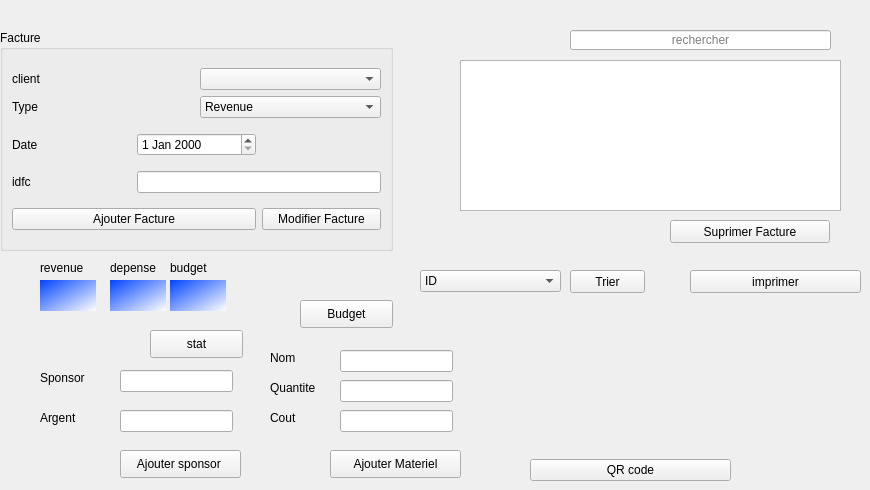
            <widget class="QWidget" name="page_3">
             <widget class="QPushButton" name="supprimer_client">
              <property name="geometry">
               <rect>
                <x>670</x>
                <y>220</y>
                <width>160</width>
                <height>23</height>
               </rect>
              </property>
              <property name="text">
               <string>Suprimer Facture</string>
              </property>
             </widget>
             <widget class="QComboBox" name="comboBox_tri">
              <property name="geometry">
               <rect>
                <x>420</x>
                <y>270</y>
                <width>141</width>
                <height>22</height>
               </rect>
              </property>
              <item>
               <property name="text">
                <string>ID</string>
               </property>
              </item>
              <item>
               <property name="text">
                <string>client</string>
               </property>
              </item>
              <item>
               <property name="text">
                <string>typedepay</string>
               </property>
              </item>
             </widget>
             <widget class="QPushButton" name="tri_2">
              <property name="geometry">
               <rect>
                <x>570</x>
                <y>270</y>
                <width>75</width>
                <height>23</height>
               </rect>
              </property>
              <property name="text">
               <string>Trier</string>
              </property>
             </widget>
             <widget class="QTableView" name="tabfc">
              <property name="geometry">
               <rect>
                <x>460</x>
                <y>60</y>
                <width>381</width>
                <height>151</height>
               </rect>
              </property>
             </widget>
             <widget class="QLineEdit" name="lineEdit">
              <property name="geometry">
               <rect>
                <x>570</x>
                <y>30</y>
                <width>261</width>
                <height>20</height>
               </rect>
              </property>
              <property name="alignment">
               <set>Qt::AlignCenter</set>
              </property>
              <property name="placeholderText">
               <string>rechercher</string>
              </property>
             </widget>
             <widget class="QGroupBox" name="groupBox_3">
              <property name="geometry">
               <rect>
                <x>0</x>
                <y>30</y>
                <width>393</width>
                <height>221</height>
               </rect>
              </property>
              <property name="title">
               <string>Facture</string>
              </property>
              <layout class="QGridLayout" name="gridLayout_6">
               <item row="1" column="1">
                <widget class="QDateEdit" name="date_facture"/>
               </item>
               <item row="3" column="1" colspan="2">
                <widget class="QLineEdit" name="lineEdit_id_3"/>
               </item>
               <item row="4" column="2">
                <widget class="QPushButton" name="modifier_client">
                 <property name="text">
                  <string>Modifier Facture</string>
                 </property>
                </widget>
               </item>
               <item row="4" column="0" colspan="2">
                <layout class="QGridLayout" name="gridLayout_4">
                 <item row="0" column="0">
                  <widget class="QPushButton" name="Ajout_client">
                   <property name="text">
                    <string>Ajouter Facture</string>
                   </property>
                  </widget>
                 </item>
                </layout>
               </item>
               <item row="1" column="0">
                <widget class="QLabel" name="label_date_facture">
                 <property name="text">
                  <string>Date</string>
                 </property>
                </widget>
               </item>
               <item row="0" column="0" colspan="3">
                <layout class="QGridLayout" name="gridLayout">
                 <item row="0" column="1">
                  <widget class="QComboBox" name="clientfc"/>
                 </item>
                 <item row="1" column="1">
                  <widget class="QComboBox" name="type_facture">
                   <item>
                    <property name="text">
                     <string>Revenue</string>
                    </property>
                   </item>
                   <item>
                    <property name="text">
                     <string>Depense</string>
                    </property>
                   </item>
                  </widget>
                 </item>
                 <item row="0" column="0">
                  <widget class="QLabel" name="label_client">
                   <property name="text">
                    <string>client</string>
                   </property>
                  </widget>
                 </item>
                 <item row="1" column="0">
                  <widget class="QLabel" name="label_typedepaiment">
                   <property name="text">
                    <string>Type </string>
                   </property>
                  </widget>
                 </item>
                </layout>
               </item>
               <item row="3" column="0">
                <widget class="QLabel" name="label_idfc">
                 <property name="text">
                  <string>idfc</string>
                 </property>
                </widget>
               </item>
              </layout>
             </widget>
             <widget class="QPushButton" name="imprimer">
              <property name="geometry">
               <rect>
                <x>690</x>
                <y>270</y>
                <width>171</width>
                <height>23</height>
               </rect>
              </property>
              <property name="text">
               <string>imprimer</string>
              </property>
             </widget>
             <widget class="QPushButton" name="pushButton_sponsor">
              <property name="geometry">
               <rect>
                <x>120</x>
                <y>450</y>
                <width>121</width>
                <height>28</height>
               </rect>
              </property>
              <property name="text">
               <string>Ajouter sponsor </string>
              </property>
             </widget>
             <widget class="QLineEdit" name="lineEdit_argent">
              <property name="geometry">
               <rect>
                <x>120</x>
                <y>410</y>
                <width>113</width>
                <height>22</height>
               </rect>
              </property>
             </widget>
             <widget class="QLineEdit" name="lineEdit_sponsor">
              <property name="geometry">
               <rect>
                <x>120</x>
                <y>370</y>
                <width>113</width>
                <height>22</height>
               </rect>
              </property>
             </widget>
             <widget class="QLabel" name="label_sponsor">
              <property name="geometry">
               <rect>
                <x>40</x>
                <y>370</y>
                <width>56</width>
                <height>16</height>
               </rect>
              </property>
              <property name="text">
               <string>Sponsor</string>
              </property>
             </widget>
             <widget class="QLabel" name="label_argent">
              <property name="geometry">
               <rect>
                <x>40</x>
                <y>410</y>
                <width>56</width>
                <height>16</height>
               </rect>
              </property>
              <property name="text">
               <string>Argent</string>
              </property>
             </widget>
             <widget class="QPushButton" name="pushButton_materiel">
              <property name="geometry">
               <rect>
                <x>330</x>
                <y>450</y>
                <width>131</width>
                <height>28</height>
               </rect>
              </property>
              <property name="text">
               <string>Ajouter Materiel</string>
              </property>
             </widget>
             <widget class="QLineEdit" name="lineEdit_nom_materiel">
              <property name="geometry">
               <rect>
                <x>340</x>
                <y>350</y>
                <width>113</width>
                <height>22</height>
               </rect>
              </property>
             </widget>
             <widget class="QLineEdit" name="lineEdit_quantite_materiel">
              <property name="geometry">
               <rect>
                <x>340</x>
                <y>380</y>
                <width>113</width>
                <height>22</height>
               </rect>
              </property>
             </widget>
             <widget class="QLineEdit" name="lineEdit_cout_materiel">
              <property name="geometry">
               <rect>
                <x>340</x>
                <y>410</y>
                <width>113</width>
                <height>22</height>
               </rect>
              </property>
             </widget>
             <widget class="QLabel" name="label_nom_materiel">
              <property name="geometry">
               <rect>
                <x>270</x>
                <y>350</y>
                <width>56</width>
                <height>16</height>
               </rect>
              </property>
              <property name="text">
               <string>Nom</string>
              </property>
             </widget>
             <widget class="QLabel" name="label_quantit_materiel">
              <property name="geometry">
               <rect>
                <x>270</x>
                <y>380</y>
                <width>56</width>
                <height>16</height>
               </rect>
              </property>
              <property name="text">
               <string>Quantite </string>
              </property>
             </widget>
             <widget class="QLabel" name="label_cout_materiel">
              <property name="geometry">
               <rect>
                <x>270</x>
                <y>410</y>
                <width>56</width>
                <height>16</height>
               </rect>
              </property>
              <property name="text">
               <string>Cout</string>
              </property>
             </widget>
             <widget class="QPushButton" name="stat_facture">
              <property name="geometry">
               <rect>
                <x>150</x>
                <y>330</y>
                <width>93</width>
                <height>28</height>
               </rect>
              </property>
              <property name="text">
               <string>stat</string>
              </property>
             </widget>
             <widget class="QPushButton" name="budget">
              <property name="geometry">
               <rect>
                <x>300</x>
                <y>300</y>
                <width>93</width>
                <height>28</height>
               </rect>
              </property>
              <property name="text">
               <string>Budget</string>
              </property>
             </widget>
             <widget class="QWidget" name="layoutWidget">
              <property name="geometry">
               <rect>
                <x>530</x>
                <y>300</y>
                <width>201</width>
                <height>181</height>
               </rect>
              </property>
              <layout class="QVBoxLayout" name="verticalLayout_3">
               <item>
                <widget class="QLabel" name="QRcode_2">
                 <property name="text">
                  <string/>
                 </property>
                </widget>
               </item>
               <item>
                <widget class="QPushButton" name="QRcode">
                 <property name="text">
                  <string>QR code</string>
                 </property>
                </widget>
               </item>
              </layout>
             </widget>
             <widget class="QLabel" name="budget_label">
              <property name="geometry">
               <rect>
                <x>40</x>
                <y>280</y>
                <width>56</width>
                <height>31</height>
               </rect>
              </property>
              <property name="styleSheet">
               <string notr="true">background-color: qlineargradient(spread:pad, x1:0, y1:0, x2:1, y2:1, stop:0 rgba(0, 68, 255, 255), stop:1 rgba(255, 255, 255, 255));</string>
              </property>
              <property name="text">
               <string/>
              </property>
             </widget>
             <widget class="QLabel" name="budget_label_2">
              <property name="geometry">
               <rect>
                <x>110</x>
                <y>280</y>
                <width>56</width>
                <height>31</height>
               </rect>
              </property>
              <property name="styleSheet">
               <string notr="true">background-color: qlineargradient(spread:pad, x1:0, y1:0, x2:1, y2:1, stop:0 rgba(0, 68, 255, 255), stop:1 rgba(255, 255, 255, 255));</string>
              </property>
              <property name="text">
               <string/>
              </property>
             </widget>
             <widget class="QLabel" name="budget_label_3">
              <property name="geometry">
               <rect>
                <x>170</x>
                <y>280</y>
                <width>56</width>
                <height>31</height>
               </rect>
              </property>
              <property name="styleSheet">
               <string notr="true">background-color: qlineargradient(spread:pad, x1:0, y1:0, x2:1, y2:1, stop:0 rgba(0, 68, 255, 255), stop:1 rgba(255, 255, 255, 255));</string>
              </property>
              <property name="text">
               <string/>
              </property>
             </widget>
             <widget class="QLabel" name="revenue">
              <property name="geometry">
               <rect>
                <x>40</x>
                <y>260</y>
                <width>56</width>
                <height>16</height>
               </rect>
              </property>
              <property name="text">
               <string>revenue</string>
              </property>
             </widget>
             <widget class="QLabel" name="depense">
              <property name="geometry">
               <rect>
                <x>110</x>
                <y>260</y>
                <width>56</width>
                <height>16</height>
               </rect>
              </property>
              <property name="text">
               <string>depense</string>
              </property>
             </widget>
             <widget class="QLabel" name="label_18">
              <property name="geometry">
               <rect>
                <x>170</x>
                <y>260</y>
                <width>56</width>
                <height>16</height>
               </rect>
              </property>
              <property name="text">
               <string>budget</string>
              </property>
             </widget>
            </widget>
